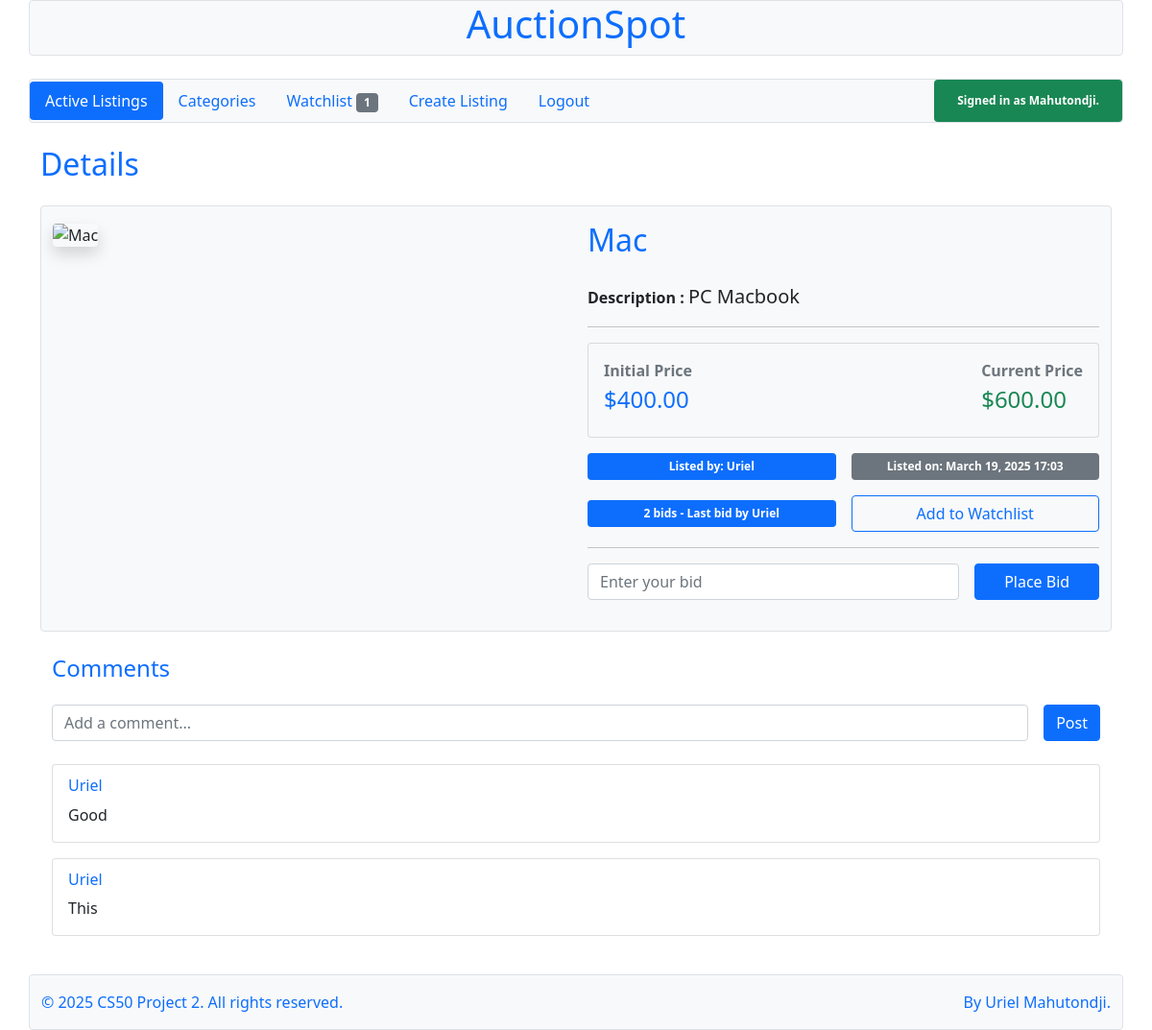
Screenshot of /details/1 (signed in) with the database file from the repository.
### auctions/models.py (models this page shows, shortened)
class User(AbstractUser):
    pass

class Listing(models.Model):
    title = models.CharField(max_length=64)
    description = models.CharField(max_length=256)
    image = models.CharField(max_length=256)
    price = models.DecimalField(max_digits=10, decimal_places=2)
    current_price = models.DecimalField(max_digits=10, decimal_places=2, editable=False)
    category = models.ForeignKey(Category, on_delete=models.CASCADE, related_name="category_of_listing")
    user = models.ForeignKey(User, on_delete=models.CASCADE, related_name="user_listing")
    is_active = models.BooleanField(default=True)
    created_at = models.DateTimeField(auto_now_add=True)

class Bid(models.Model):
    user = models.ForeignKey(User, on_delete=models.CASCADE, related_name="user_bid")
    listing = models.ForeignKey(Listing, on_delete=models.CASCADE, related_name="listing_bid")
    bid = models.DecimalField(max_digits=10, decimal_places=2)

class Comment(models.Model):
    user = models.ForeignKey(User, on_delete=models.CASCADE, related_name="user_comment")
    listing = models.ForeignKey(Listing, on_delete=models.CASCADE, related_name="listing_comment")
    comment = models.CharField(max_length=256)

### auctions/views.py (the view)
# urls.py: path("details/<int:listing_id>", views.details, name="details"),
def details(request, listing_id):
    listing = Listing.objects.get(pk=listing_id)
    is_watched = False
    comments = Comment.objects.filter(listing=listing).order_by('-id')
    is_winner = False
    if request.user.is_authenticated:
        is_watched = Watchlist.objects.filter(user=request.user, listing=listing).exists()
        if not listing.is_active and listing.listing_bid.last():
            if listing.listing_bid.last().user == request.user:
                is_winner = True
                messages.success(request, f"Congratulations! You won this auction with a bid of ${listing.current_price}!")
    return render(request, "auctions/details.html", {
        "listing": listing,
        "is_watched": is_watched,
        "comments": comments,
        "is_winner": is_winner
    })

### auctions/templates/auctions/details.html (shortened to what this page needs)
{% extends "auctions/layout.html" %}
{% block body %}
    <h2 class="text-primary mb-4">Details</h2>
    <div class="container mt-4 mb-4">
        <div class="row bg-light border rounded py-3">
            <div class="col-md-6">
                <img src="{{ listing.image }}" class="img-fluid rounded shadow" style="height: 400px; width: 100%; object-fit: cover;" alt="{{ listing.title }}">
            </div>
            <div class="col-md-6">
                <h2 class="text-primary mb-4">{{ listing.title }}</h2>
                <p class="card-text"><strong>Description : </strong><span class="lead">{{ listing.description }}</span></p>
                <hr>
                <div class="card bg-light p-3 mb-3">
                    <div class="d-flex justify-content-between align-items-center">
                        <div>
                            <p class="text-muted mb-1 fw-bold">Initial Price</p>
                            <h4 class="text-primary">${{ listing.price }}</h4>
                        </div>
                        <div>
                            <p class="text-muted mb-1 fw-bold">Current Price</p>
                            <h4 class="text-success">${{ listing.current_price }}</h4>
                        </div>
                    </div>
                </div>
                <div class="d-flex justify-content-between align-items-center mb-3 gap-3">
                    <span class="badge bg-primary px-3 py-2 w-50">Listed by: {{ listing.user.username }}</span>
                    <span class="badge bg-secondary px-3 py-2 w-50">Listed on: {{ listing.created_at|date:"F d, Y H:i" }}</span>
                </div>
                <div class="mb-3">
                    <div class="d-flex justify-content-between align-items-center mb-3 gap-3">
                        {% if user.is_authenticated %}
                            <div class="w-50">
                                {% if listing.listing_bid.count == 0 %}
                                    <span class="badge bg-primary px-3 py-2 w-100">0 bids</span>
                                {% else %}
                                    {% with last_bid=listing.listing_bid.last %}
                                        {% if last_bid.user == user %}
                                            <span class="badge bg-success px-3 py-2 w-100">
                                                {{ listing.listing_bid.count }} bid{{ listing.listing_bid.count|pluralize }} - Your bid is the current bid
                                            </span>
                                        {% else %}
                                            <span class="badge bg-primary px-3 py-2 w-100">
                                                {{ listing.listing_bid.count }} bid{{ listing.listing_bid.count|pluralize }} - Last bid by {{ last_bid.user.username }}
                                            </span>
                                        {% endif %}
                                    {% endwith %}
                                {% endif %}
                            </div>
                            <form action="{% url 'toggle_watch' listing.id %}" method="POST" class="w-50 m-0">
                                {% if is_watched %}
                                    <button type="submit" class="btn btn-outline-danger w-100">Remove from Watchlist</button>
                                {% else %}
                                    <button type="submit" class="btn btn-outline-primary w-100">Add to Watchlist</button>
                                {% endif %}
                            </form>
                        {% endif %}
                    </div>
                </div>
                <hr>
                <div class="mb-3">
                    {% if user.is_authenticated and listing.is_active %}
                        <form action="{% url 'place_bid' listing.id %}" method="POST" class="d-flex gap-3">
                            <input type="number"
                                name="bid"
                                class="form-control w-75"
                                placeholder="Enter your bid"
                                step="0.01"
                                min="{{ listing.current_price|add:'0.01' }}"
                                title="Bid must be higher than current price"
                                required>
                            <button type="submit" class="btn btn-primary w-25">Place Bid</button>
                        </form>
                    {% elif not listing.is_active %}
                        <div class="d-grid">
                            <button class="btn btn-secondary" disabled>Auction Closed</button>
                        </div>
                    {% else %}
                        <a href="{% url 'login' %}" class="btn btn-primary w-100">Login to Bid</a>
                    {% endif %}
                </div>
            </div>
        </div>
        <div class="row mt-4">
            <div class="col-12">
                <h3 class="text-primary h4 mb-4">Comments</h3>
                {% if user.is_authenticated %}
                    <form action="{% url 'add_comment' listing.id %}" method="POST" class="mb-4">
                        <div class="d-flex gap-3">
                            <input type="text" class="form-control" name="comment" placeholder="Add a comment..." maxlength="256" required>
                            <button type="submit" class="btn btn-primary">Post</button>
                        </div>
                    </form>
                {% endif %}
                <div class="comments-section">
                    {% for comment in comments %}
                        <div class="card mb-3">
                            <div class="card-body">
                                <div class="d-flex justify-content-between align-items-center mb-2">
                                    <h6 class="card-subtitle text-primary mb-0">{{ comment.user.username }}</h6>
                                </div>
                                <p class="card-text mb-0">{{ comment.comment }}</p>
                            </div>
                        </div>
                    {% empty %}
                        <p class="text-muted text-center">No comments yet. Be the first to comment!</p>
                    {% endfor %}
                </div>
            </div>
        </div>
    </div>
{% endblock %}

### auctions/templates/auctions/layout.html (shortened to what this page needs)
{% load static %}
<!DOCTYPE html>
<html lang="en">
    <head>
        <link href="https://cdn.jsdelivr.net/npm/bootstrap@5.1.3/dist/css/bootstrap.min.css" rel="stylesheet">
        <link href="{% static 'auctions/styles.css' %}" rel="stylesheet">
    </head>
    <body class="container mt-0 p-0 min-vh-100 d-flex flex-column ">
        <div class="flex-grow-1">
            <h1 class=" text-center text-primary border rounded pb-2 bg-light">AuctionSpot</h1>
            <div class="d-flex justify-content-between bg-light border rounded align-items-center my-4  px-0">
                <ul class="nav nav-pills" id="pills-tab" >
                    <li class="nav-item">
                      <a href="{% url 'index' %}" class="nav-link {% if request.path == '/' or '/details' in request.path %}active{%endif%}" >Active Listings</a>
                    </li>
                    {% if user.is_authenticated %}
                        <li class="nav-item">
                            <a href="{% url 'categories' %}" class="nav-link {% if '/categories' in request.path  %}active{%endif%}" >Categories</a>
                        </li>
                        <li class="nav-item">
                            {% with count_watch=user.user_watchlist.count %}
                                <a href="{% url 'watchlist' %}" class="nav-link {% if '/watchlist' in request.path  %}active{%endif%}" >Watchlist {% if count_watch > 0 %}<span class="badge bg-secondary rounded">{{count_watch}}</span>{% endif %}</a>
                            {% endwith %}
                        </li>
                        <li class="nav-item">
                            <a href="{% url 'create' %}" class="nav-link {% if '/create' in request.path  %}active{%endif%}" >Create Listing</a>
                        </li>
                        <li class="nav-item">
                        <a href="{% url 'logout' %}" class="nav-link" >Logout</a>
                        </li>
                    {% endif %}
                </ul>
                <div>
                    {% if user.is_authenticated %}
                        <span class="badge bg-success px-4 py-3">Signed in as <strong>{{ user.username }}</strong>.</span>
                    {% else %}
                        <span class="badge bg-danger px-4 py-3">Not signed in.</span>
                    {% endif %}
                </div>
            </div>
            <div class="container">
                {% block body %}
                {% endblock %}
            </div>
        </div>
        <footer class="bg-light py-3 border rounded border-top mt-auto">
            <div class="container">
                <div class="row align-items-center">
                    <div class="col-md-6 text-center text-md-start">
                        <span class="text-primary">© 2025 CS50 Project 2. All rights reserved.</span>
                    </div>
                    <div class="col-md-6 text-center text-md-end text-primary">
                        By Uriel Mahutondji.
                    </div>
                </div>
            </div>
        </footer>
    </body>
</html>

### auctions/static/auctions/styles.css (style rules this page uses)
body { padding: 0px; }

### rows the page displays
User: username "Mahutondji"
Listing: title "Mac", description "PC Macbook", price "400.00", current_price "600.00", user.username "Uriel", created_at "March 19, 2025 17:03", listing_bid.count "2"
Bid: user.username "Uriel"
Comment: user.username "Uriel", comment "Good"
Comment: user.username "Uriel", comment "This"

### other values shown
{{ count_watch }} "1"
